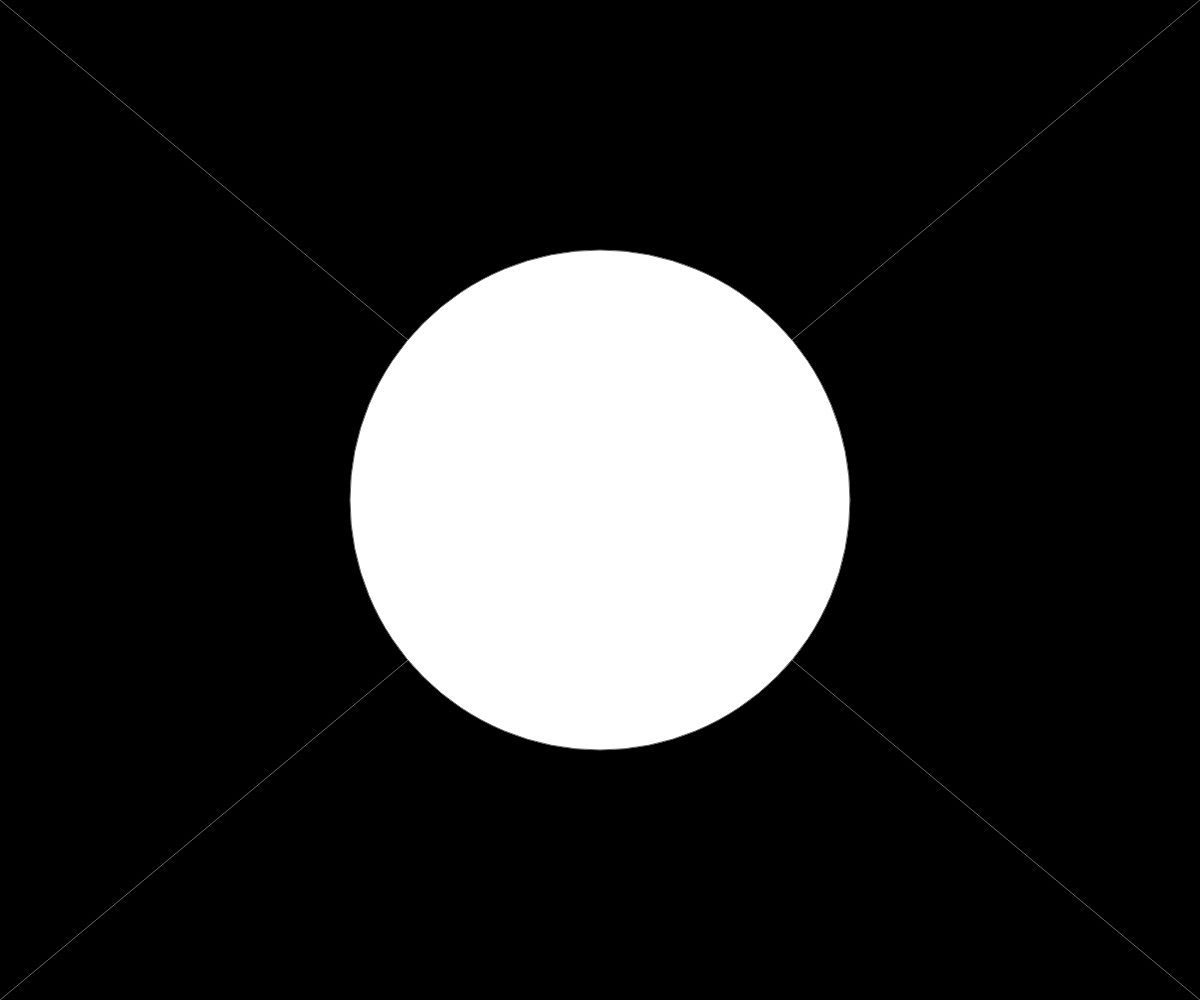
Frame 1 (no input)
Frame 2 (the mouse pressed at the canvas centre, redrawn once): identical to frame 1, image omitted

The p5.js sketch that drew this single still picture (run headless with seeded random() and noise() and a simulated clock; the mouse was pressed at the canvas centre and the sketch redrawn once):

// p5.js sketch
// ── sketch.js
function setup() {
  createCanvas(windowWidth, windowHeight);
  noLoop();
}

function windowResized() {
  resizeCanvas(windowWidth, windowHeight);
  draw();
}

function draw() {
  background(0);
  stroke(102);
  const r = Math.min(width / 2, height / 2);
  line(0, 0, width, height);
  line(0, height, width, 0);
  ellipse(width / 2, height / 2, r, r);
}
